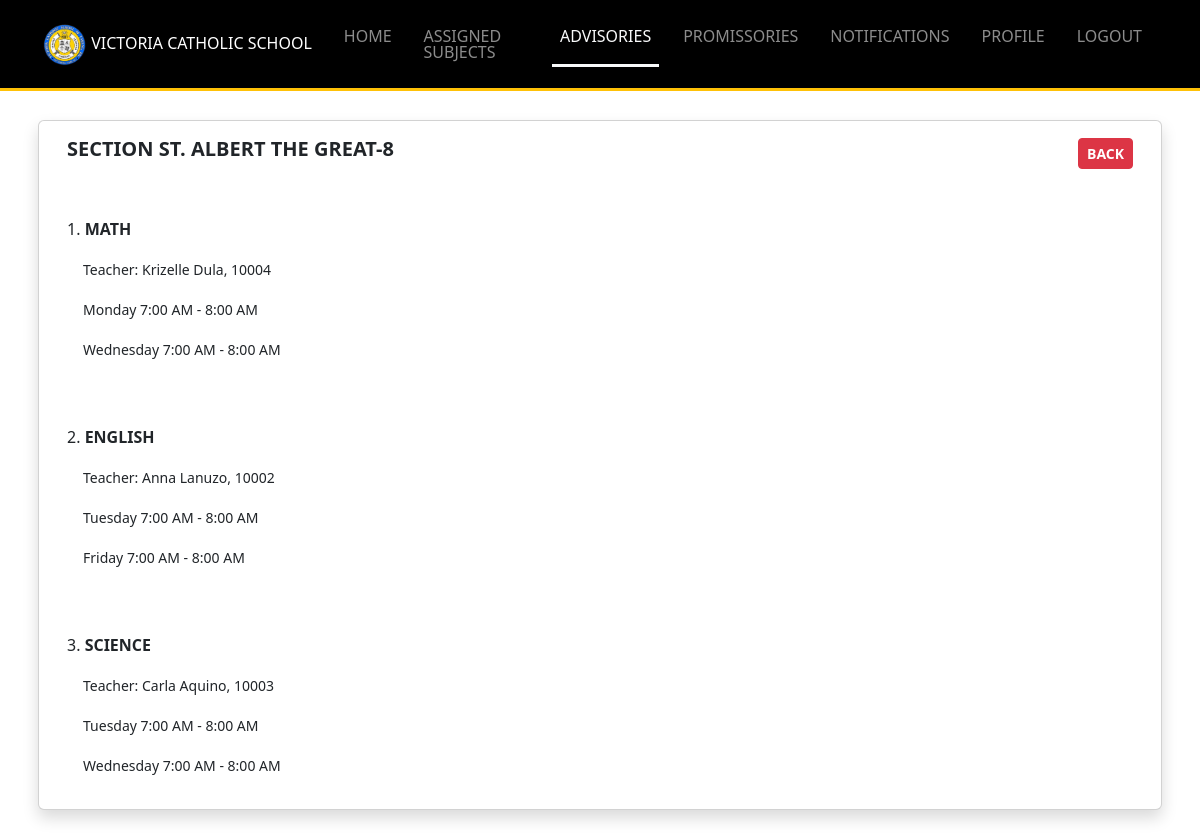
The app's page /Resources/views/teacher/advisory_schedules.php?id=29 (signed in) with its own data.
### tables this page shows
CREATE TABLE `sections` (
  `id` int(11) NOT NULL,
  `name` varchar(255) DEFAULT NULL,
  `grade` enum('7','8','9','10','SECTION') DEFAULT NULL,
  `advisory_teacher_id` int(11) NOT NULL DEFAULT 0,
  `created_at` timestamp NOT NULL DEFAULT current_timestamp(),
  `updated_at` timestamp NOT NULL DEFAULT current_timestamp() ON UPDATE current_timestamp()
);

CREATE TABLE `classes` (
  `id` int(11) NOT NULL,
  `teacher_id` int(11) DEFAULT NULL,
  `subject_id` int(11) DEFAULT NULL,
  `section_id` int(11) DEFAULT NULL,
  `is_monday` tinyint(1) DEFAULT 0,
  `is_tuesday` tinyint(1) DEFAULT 0,
  `is_wednesday` tinyint(1) DEFAULT 0,
  `is_thursday` tinyint(1) DEFAULT 0,
  `is_friday` tinyint(1) DEFAULT 0,
  `monday_start_time` varchar(50) DEFAULT NULL,
  `monday_end_time` varchar(50) DEFAULT NULL,
  `tuesday_start_time` varchar(50) DEFAULT NULL,
  `tuesday_end_time` varchar(50) DEFAULT NULL,
  `wednesday_start_time` varchar(50) DEFAULT NULL,
  `wednesday_end_time` varchar(50) DEFAULT NULL,
  `thursday_start_time` varchar(50) DEFAULT NULL,
  `thursday_end_time` varchar(50) DEFAULT NULL,
  `friday_start_time` varchar(50) DEFAULT NULL,
  `friday_end_time` varchar(50) DEFAULT NULL,
  `created_at` timestamp NOT NULL DEFAULT current_timestamp(),
  `updated_at` timestamp NOT NULL DEFAULT current_timestamp() ON UPDATE current_timestamp()
);

CREATE TABLE `subjects` (
  `id` int(11) NOT NULL,
  `name` varchar(255) DEFAULT NULL,
  `grade` enum('7','8','9','10') DEFAULT NULL,
  `created_at` timestamp NOT NULL DEFAULT current_timestamp(),
  `updated_at` timestamp NOT NULL DEFAULT current_timestamp() ON UPDATE current_timestamp()
);

CREATE TABLE `users` (
  `id` int(11) NOT NULL,
  `role` varchar(255) DEFAULT NULL,
  `school_number` varchar(255) DEFAULT NULL,
  `first_name` varchar(255) DEFAULT NULL,
  `middle_name` varchar(255) DEFAULT NULL,
  `last_name` varchar(255) DEFAULT NULL,
  `email` varchar(255) DEFAULT NULL,
  `phone` varchar(20) DEFAULT NULL,
  `gender` enum('Male','Female') DEFAULT NULL,
  `birthday` date DEFAULT NULL,
  `address` text DEFAULT NULL,
  `occupation` varchar(255) DEFAULT NULL,
  `username` varchar(255) DEFAULT NULL,
  `password` varchar(255) DEFAULT NULL,
  `remember_token` varchar(100) DEFAULT NULL,
  `created_at` timestamp NOT NULL DEFAULT current_timestamp(),
  `updated_at` timestamp NOT NULL DEFAULT current_timestamp() ON UPDATE current_timestamp()
);

### Backend-routes/teacher/includes_get_manage_section_route.php (called while the page is built, shortened)
<?php
try {
    require_once $_SERVER['DOCUMENT_ROOT']."/Middleware/CheckIfTeacher.php";
    $fileName = "Location: advisories.php";
    require_once $_SERVER['DOCUMENT_ROOT']."/Backend-routes/admin/includes_user_checker_router.php";
    $sectionID = $accountID;
    $stmt = $conn->prepare("SELECT * FROM sections where id = ?");
    $stmt->bind_param("i", $sectionID);
    $stmt->execute();
    $results = $stmt->get_result();
    $row = $results->fetch_assoc();
    $stmt = $conn->prepare("SELECT * from subjects WHERE grade = ?");
    $stmt->bind_param("s", $row['grade']);
    $stmt->execute();
    $subjects = $stmt->get_result();
    $role = 'teacher';
    $stmt = $conn->prepare("SELECT first_name, last_name, id, school_number FROM users where role = ?");
    $stmt->bind_param("s", $role);
    $stmt->execute();
    $teachers = $stmt->get_result();
    $schedules = [
        '7:00 AM', '7:30 AM', '8:00 AM', '8:30 AM',
        '9:00 AM', '9:30 AM', '10:00 AM', '10:30 AM',
        '11:00 AM', '11:30 AM', '12:00 PM', '12:30 PM',
        '1:00 PM', '1:30 PM', '2:00 PM', '2:30 PM',
        '3:00 PM', '3:30 PM', '4:00 PM', '4:30 PM',
        '5:00 PM', '5:30 PM', '6:00 PM'
    ];
} catch (Exception $e) {
    errorSender('error '.$e->getMessage(), $fileName);
}
?>

### Backend-routes/admin/includes_user_checker_router.php (called while the page is built, shortened)
<?php
function isGETID() {
    $accountID = $_GET['id'];
}

### Resources/views/teacher/advisory_schedules.php (the view, shortened to what this page needs)
<?php
require_once $_SERVER['DOCUMENT_ROOT']."/Middleware/CheckIfTeacher.php";
require_once $_SERVER['DOCUMENT_ROOT']."/Backend-routes/teacher/includes_get_manage_section_route.php";
require_once "../includes/header_layout.php";
$days = ['monday', 'tuesday', 'wednesday', 'thursday', 'friday'];
?>
<body>
<?php
    include "includes/navbar.php";
?>
<div class="container my-5">
    <div class="row pb-2 px-2">
            <div class="card shadow">
                <div class="card-body">
                    <div class="d-flex justify-content-between align-items-center">
                        <h5 class="fw-bold">SECTION <?php echo $row['name']."-".$row['grade'] ?></h5>
                        <a href="advisories.php" class="btn btn-danger btn-sm fw-bold">BACK</a>
                    </div>
                        <?php
                            $count = 1;
                            foreach($subjects as $subject){
                                $stmt = $conn->prepare("SELECT * FROM classes where section_id = ? AND subject_id = ? LIMIT 1");
                                $stmt->bind_param("ii", $sectionID, $subject['id']);
                                $stmt->execute();
                                $classes = $stmt->get_result();
                                if($classes->num_rows > 0){
                                    foreach($classes as $data){
                                        echo "<label class='mt-5 '>".$count++.".<b> ".$subject['name']."</b></label>
                                        <div class='px-3 mt-3 mb-3'>
                                            <small >Teacher: </small> <small>";
                                            foreach($teachers as $teacher){
                                                if($data['teacher_id'] == $teacher['id']){
                                                    echo $teacher['first_name']." ".$teacher['last_name'].", ".$teacher['school_number'];
                                                }
                                            }
                                            echo "</small>
                                        </div>";
                                        foreach ($days as $day) {
                                            if ($data["is_$day"] == TRUE || $data["is_$day"] == 1) {
                                                echo "<div class='px-3 mb-3'>
                                                <small >".ucfirst($day)."  </small>";
                                                foreach ($schedules as $schedule) {
                                                    if ($data["{$day}_start_time"] == $schedule) {
                                                        echo "<small >$schedule</small>";
                                                    }
                                                }
                                                foreach ($schedules as $schedule) {
                                                    if ($data["{$day}_end_time"] == $schedule) {
                                                        echo "<small> - $schedule</small>";
                                                    }
                                                }
                                                echo "</div>";
                                            }
                                        }
                                    }
                                }else{
                                    echo "<label class='mt-5 d-block'>".$count++.".<b> ".$subject['name']."</b></label>";
                                }
                            }
                        ?>
                    </div>
            </div>
    </div>
</div>
</body>
<?php
	require_once "../includes/includes_scripts.php";
?>

### records on screen
sections: name "ST. ALBERT THE GREAT", grade "8"
classes: subject.name "MATH", day "Monday", schedule "7:00 AM", schedule "8:00 AM", day "Wednesday"
users: first_name "Krizelle", last_name "Dula", school_number "10004"
classes: subject.name "ENGLISH", day "Tuesday", schedule "7:00 AM", schedule "8:00 AM", day "Friday"
users: first_name "Anna", last_name "Lanuzo", school_number "10002"
classes: subject.name "SCIENCE", day "Tuesday", schedule "7:00 AM", schedule "8:00 AM", day "Wednesday"
users: first_name "Carla", last_name "Aquino", school_number "10003"
